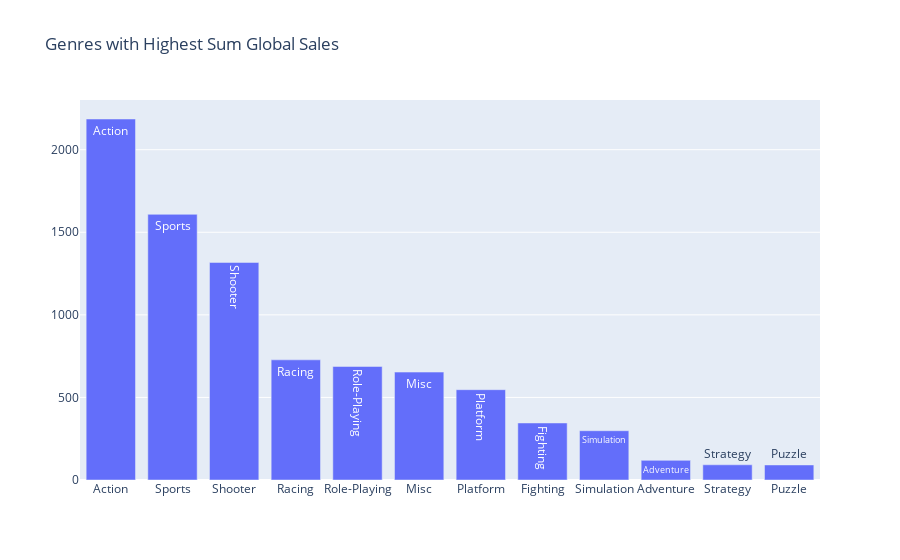

Notebook code for this chart:
### Code cell
bar_dropped_data_duplicates = data_post_2000.groupby('Genre')['Global_Sales'].sum().sort_values(ascending=False).reset_index()

data = [Bar(x = bar_dropped_data_duplicates['Genre'], y = bar_dropped_data_duplicates['Global_Sales'], text = bar_dropped_data_duplicates['Genre'])]
layout = Layout(title = "Genres with Highest Sum Global Sales")

fig = Figure(data = data, layout = layout)

plotly.offline.iplot(fig,show_link = False)

### Figure 1 — Plotly figure (JSON) as saved in the notebook; plotly's stock layout.template omitted (floating-point values rounded to 4 significant figures)
{"data": [{"text": ["Action", "Sports", "Shooter", "Racing", "Role-Playing", "Misc", "Platform", "Fighting", "Simulation", "Adventure", "Strategy", "Puzzle"], "type": "bar", "x": ["Action", "Sports", "Shooter", "Racing", "Role-Playing", "Misc", "Platform", "Fighting", "Simulation", "Adventure", "Strategy", "Puzzle"], "y": [2186.0, 1609.0, 1317.0, 727.6, 687.5, 653.5, 546.9, 345.3, 298.4, 118.9, 92.13, 91.22]}], "layout": {"title": {"text": "Genres with Highest Sum Global Sales"}}}
